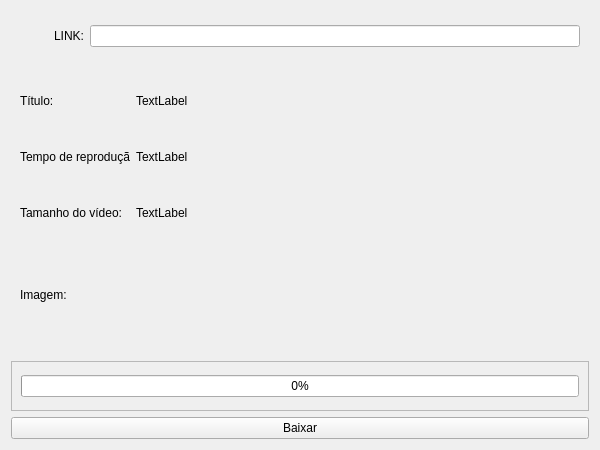
<?xml version="1.0" encoding="UTF-8"?>
<ui version="4.0">
 <class>ytb_dowloader</class>
 <widget class="QWidget" name="ytb_dowloader">
  <property name="geometry">
   <rect>
    <x>0</x>
    <y>0</y>
    <width>600</width>
    <height>450</height>
   </rect>
  </property>
  <property name="minimumSize">
   <size>
    <width>600</width>
    <height>450</height>
   </size>
  </property>
  <property name="maximumSize">
   <size>
    <width>600</width>
    <height>450</height>
   </size>
  </property>
  <property name="windowTitle">
   <string>DOWLOAD YOUTUBE</string>
  </property>
  <property name="windowIcon">
   <iconset>
    <normaloff>youtube-logo.png</normaloff>youtube-logo.png</iconset>
  </property>
  <layout class="QVBoxLayout" name="verticalLayout">
   <item>
    <widget class="QFrame" name="pesquisa">
     <property name="maximumSize">
      <size>
       <width>16777215</width>
       <height>50</height>
      </size>
     </property>
     <property name="styleSheet">
      <string notr="true">alternate-background-color: rgba(255, 255, 255, 2);</string>
     </property>
     <property name="frameShape">
      <enum>QFrame::NoFrame</enum>
     </property>
     <property name="frameShadow">
      <enum>QFrame::Raised</enum>
     </property>
     <layout class="QHBoxLayout" name="horizontalLayout">
      <item>
       <widget class="QLabel" name="logo">
        <property name="maximumSize">
         <size>
          <width>40</width>
          <height>16777215</height>
         </size>
        </property>
        <property name="text">
         <string/>
        </property>
        <property name="pixmap">
         <pixmap>youtube-logo.png</pixmap>
        </property>
        <property name="scaledContents">
         <bool>true</bool>
        </property>
       </widget>
      </item>
      <item>
       <widget class="QLabel" name="label_link">
        <property name="minimumSize">
         <size>
          <width>50</width>
          <height>0</height>
         </size>
        </property>
        <property name="layoutDirection">
         <enum>Qt::LeftToRight</enum>
        </property>
        <property name="autoFillBackground">
         <bool>false</bool>
        </property>
        <property name="text">
         <string>LINK:</string>
        </property>
        <property name="indent">
         <number>21</number>
        </property>
       </widget>
      </item>
      <item>
       <widget class="QLineEdit" name="pesq_link"/>
      </item>
     </layout>
    </widget>
   </item>
   <item>
    <widget class="QFrame" name="info_frame">
     <property name="autoFillBackground">
      <bool>false</bool>
     </property>
     <property name="frameShape">
      <enum>QFrame::NoFrame</enum>
     </property>
     <property name="frameShadow">
      <enum>QFrame::Raised</enum>
     </property>
     <layout class="QGridLayout" name="gridLayout">
      <item row="0" column="1">
       <widget class="QLabel" name="dt_title">
        <property name="maximumSize">
         <size>
          <width>16777215</width>
          <height>50</height>
         </size>
        </property>
        <property name="text">
         <string>TextLabel</string>
        </property>
       </widget>
      </item>
      <item row="0" column="0">
       <widget class="QLabel" name="titulo">
        <property name="maximumSize">
         <size>
          <width>110</width>
          <height>50</height>
         </size>
        </property>
        <property name="text">
         <string>Título:</string>
        </property>
       </widget>
      </item>
      <item row="3" column="0">
       <widget class="QLabel" name="img_video">
        <property name="maximumSize">
         <size>
          <width>110</width>
          <height>16777215</height>
         </size>
        </property>
        <property name="text">
         <string>Imagem:</string>
        </property>
       </widget>
      </item>
      <item row="1" column="1">
       <widget class="QLabel" name="dt_time_repr">
        <property name="maximumSize">
         <size>
          <width>16777215</width>
          <height>50</height>
         </size>
        </property>
        <property name="text">
         <string>TextLabel</string>
        </property>
       </widget>
      </item>
      <item row="2" column="0">
       <widget class="QLabel" name="tam_video">
        <property name="maximumSize">
         <size>
          <width>110</width>
          <height>50</height>
         </size>
        </property>
        <property name="text">
         <string>Tamanho do vídeo:</string>
        </property>
       </widget>
      </item>
      <item row="1" column="0">
       <widget class="QLabel" name="reprud_time">
        <property name="maximumSize">
         <size>
          <width>110</width>
          <height>50</height>
         </size>
        </property>
        <property name="text">
         <string>Tempo de reprodução:</string>
        </property>
       </widget>
      </item>
      <item row="2" column="1">
       <widget class="QLabel" name="dt_tam">
        <property name="maximumSize">
         <size>
          <width>16777215</width>
          <height>50</height>
         </size>
        </property>
        <property name="text">
         <string>TextLabel</string>
        </property>
       </widget>
      </item>
      <item row="3" column="1">
       <widget class="QLabel" name="dt_img">
        <property name="maximumSize">
         <size>
          <width>16777215</width>
          <height>170</height>
         </size>
        </property>
        <property name="text">
         <string/>
        </property>
        <property name="pixmap">
         <pixmap>youtube-logo.png</pixmap>
        </property>
        <property name="scaledContents">
         <bool>true</bool>
        </property>
       </widget>
      </item>
     </layout>
    </widget>
   </item>
   <item>
    <widget class="QFrame" name="load_frame">
     <property name="maximumSize">
      <size>
       <width>16777215</width>
       <height>50</height>
      </size>
     </property>
     <property name="frameShape">
      <enum>QFrame::StyledPanel</enum>
     </property>
     <property name="frameShadow">
      <enum>QFrame::Raised</enum>
     </property>
     <layout class="QVBoxLayout" name="verticalLayout_2">
      <item>
       <widget class="QProgressBar" name="progressBar">
        <property name="value">
         <number>0</number>
        </property>
        <property name="format">
         <string>%p%</string>
        </property>
       </widget>
      </item>
     </layout>
    </widget>
   </item>
   <item>
    <widget class="QPushButton" name="baixar">
     <property name="text">
      <string>Baixar</string>
     </property>
    </widget>
   </item>
  </layout>
 </widget>
 <resources/>
 <connections/>
</ui>
